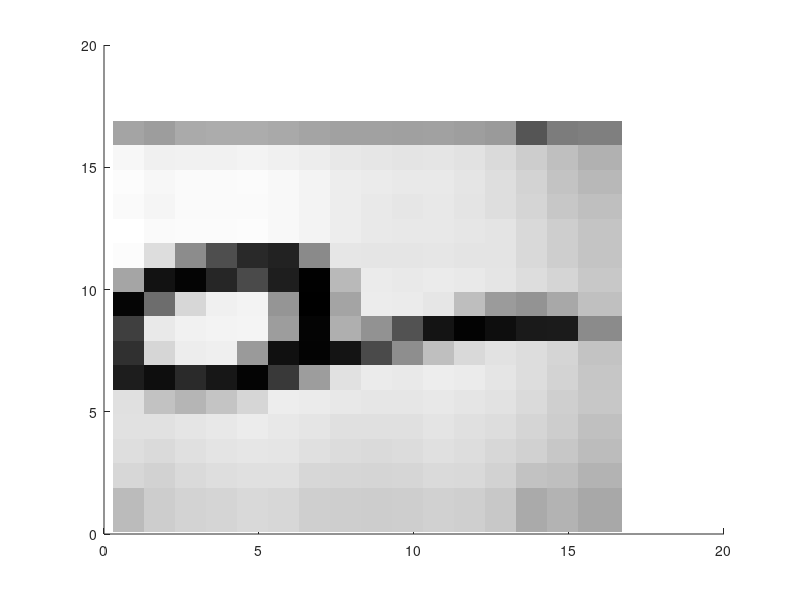

This chart was generated by the following MATLAB code:
load pic.txt;

% convert to a value from 0 to 1
minval=min(min(pic));
maxval=max(max(pic));
s=1/(maxval-minval);
for i=1:(length(pic))
    for j=1:(length(pic))
        normPic(i,j)=(pic(i,j)-minval)*s;
    end
end   

hold on
for i=1:16
    for j=1:16
        val=normPic(i,j);
        scatter(i,17-j,1000,[val val val],'filled','s');
    end
end
hold off